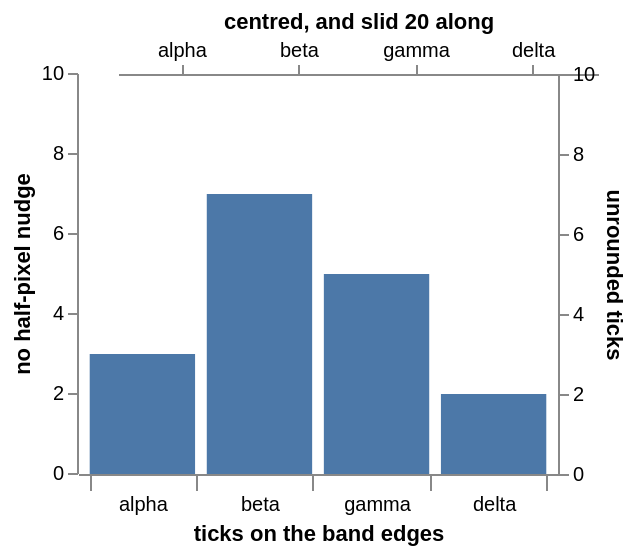

Source (Vega-Lite JSON):
### Vega specification from a JSON file in a GitHub repository (floating-point values rounded to 4 significant figures)
{"$schema": "https://vega.github.io/schema/vega/v6.json", "description": "Where an axis sits and how its ticks land: a bottom axis slid along its own direction by position, one drawn with no half-pixel translation at all, a band axis whose ticks are on the band edges rather than their centres, and one that leaves its ticks where the scale put them.", "width": 240, "height": 200, "padding": 5, "background": "white", "data": [{"name": "t", "values": [{"c": "alpha", "v": 3}, {"c": "beta", "v": 7}, {"c": "gamma", "v": 5}, {"c": "delta", "v": 2}]}], "scales": [{"name": "x", "type": "band", "domain": {"data": "t", "field": "c"}, "range": "width", "padding": 0.1}, {"name": "y", "type": "linear", "domain": [0, 10], "range": "height"}], "axes": [{"orient": "bottom", "scale": "x", "tickBand": "extent", "tickSize": 8, "title": "ticks on the band edges"}, {"orient": "top", "scale": "x", "tickBand": "center", "position": 20, "title": "centred, and slid 20 along"}, {"orient": "left", "scale": "y", "translate": 0, "tickCount": 5, "title": "no half-pixel nudge"}, {"orient": "right", "scale": "y", "tickRound": false, "tickCount": 7, "title": "unrounded ticks"}], "marks": [{"type": "rect", "from": {"data": "t"}, "encode": {"enter": {"x": {"scale": "x", "field": "c"}, "width": {"scale": "x", "band": 1}, "y": {"scale": "y", "field": "v"}, "y2": {"scale": "y", "value": 0}, "fill": {"value": "#4c78a8"}}}}]}
